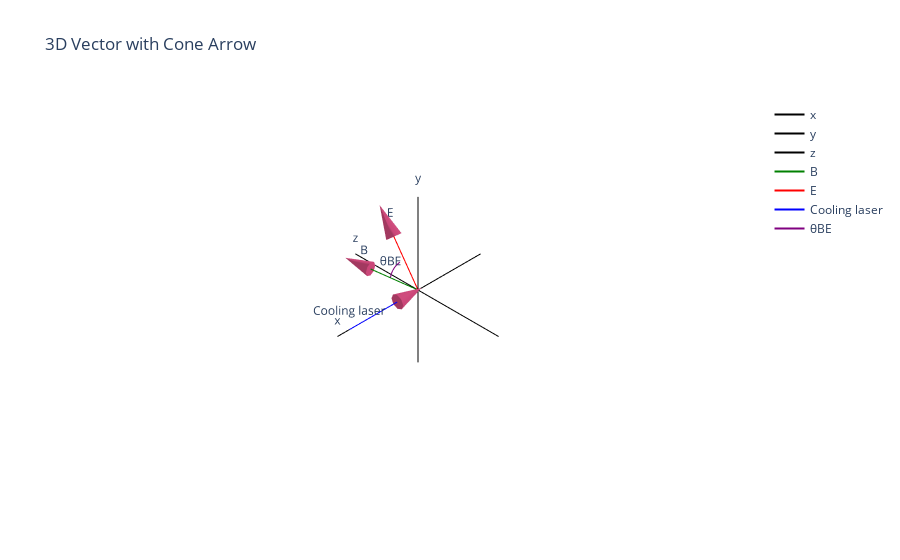

The notebook cell this image was saved under:
### Markdown cell above
We now hope to calculate the actual vector $\hat{B}$ from the curvefit algorithm. The ion_model package contains a PolarVector class which can be used to define a polar vector, along with methods for converting to cartesian coordinates and calculating the angle between two vectors. Polar vector is defined using conventional spherical polar coordinates

<p align="center">
<img src="img/SphericalCoordinates_1201.png" height="300">
</p>

PolarVector's have built in manipulation methods including

- self.update ; args: r, theta, phi ; update the radius, theta and phi of the vector with new values
- self.rotate_theta_by ; args: radians ; change the angle of theta by an angle
- self.rotate_phi_by ; args: radians ; change the angle of phi by an angle
- self.change_mag ; args: length ; change radius by a length
- self.convert_to_cartesian ; None ; Convert polar to cartesian
- self.rotate_about_x ; args: theta ; Rotate vector about x axis
- self.rotate_about_y ; args: theta ; Rotate vector about y axis
- self.rotate_about_z ; args: theta ; Rotate vector about z axis
- self.translate ; args: translate ; Translates vector in cartesian coordinates by a translation vector
- self.flip ; None ; flips the vector (this needs to be characterised)

### Code cell
from ion_model import PolarVector, CartVector
import numpy as np
from plotly_wrapper import VectorPlot
from pprint import pprint

B = PolarVector(1, np.pi/8, np.pi/12)
E = PolarVector(1, np.pi/2, np.arccos(1/np.sqrt(3)))
laser_pointing = PolarVector(1, 0, np.pi/2)


laser_pointing.flip()
laser_pointing.translate(np.array([[0.3, 0.3], [0, 0], [0, 0]]))
vp = VectorPlot()
vp.add_arc_between_vecs(B, E, line={"color": "purple"}, name="θBE", mode="lines+text", text=["θBE"])
vp.add_vector({'B': B, "E": E, "Cooling laser": laser_pointing},
               {"B": {"line": {"color": "green"}, "text": ["", "B"]}, 
                "E": {"line": {"color": "red"}, "text": ["", "E"]},
                "Cooling laser": {"line": {"color": "blue"}, "text": ["Cooling laser", ""]}})

vp.align_vectors_with_experiment()
fig = vp.plot()

fig.show()

### Figure 1 — Plotly figure (JSON) as saved in the notebook; plotly's stock layout.template omitted (floating-point values rounded to 4 significant figures)
{"data": [{"line": {"color": "black"}, "mode": "lines+text", "name": "x", "text": ["", "x"], "type": "scatter3d", "x": [-1.5, 1.5], "y": [0, -1.837e-16], "z": [0, 1.125e-32]}, {"line": {"color": "black"}, "mode": "lines+text", "name": "y", "text": ["", "y"], "type": "scatter3d", "x": [0, 1.837e-16], "y": [-9.185e-17, -9.185e-17], "z": [-1.5, 1.5]}, {"line": {"color": "black"}, "mode": "lines+text", "name": "z", "text": ["", "z"], "type": "scatter3d", "x": [0, 0], "y": [1.5, -1.5], "z": [-9.185e-17, 9.185e-17]}, {"line": {"color": "green"}, "mode": "lines+text", "name": "B", "text": ["", "B"], "type": "scatter3d", "x": [0, 0.2391], "y": [0, -0.9659], "z": [0, 0.09905]}, {"showscale": false, "sizemode": "absolute", "sizeref": 0.5, "type": "cone", "u": [0.2391], "v": [-0.9659], "w": [0.09905], "x": [0.2391, 0], "y": [-0.9659, 0], "z": [0.09905, 0]}, {"line": {"color": "red"}, "mode": "lines+text", "name": "E", "text": ["", "E"], "type": "scatter3d", "x": [0, 5e-17], "y": [0, -0.5774], "z": [0, 0.8165]}, {"showscale": false, "sizemode": "absolute", "sizeref": 0.5, "type": "cone", "u": [5e-17], "v": [-0.5774], "w": [0.8165], "x": [5e-17, 0], "y": [-0.5774, 0], "z": [0.8165, 0]}, {"line": {"color": "blue"}, "mode": "lines+text", "name": "Cooling laser", "text": ["Cooling laser", ""], "type": "scatter3d", "x": [1.3, 0.3], "y": [-6.123e-17, 0], "z": [3.749e-33, 0]}, {"showscale": false, "sizemode": "absolute", "sizeref": 0.5, "type": "cone", "u": [-1], "v": [6.123e-17], "w": [-3.749e-33], "x": [0.3, 1.3], "y": [0, -6.123e-17], "z": [0, 3.749e-33]}, {"line": {"color": "purple"}, "mode": "lines+text", "name": "θBE", "text": ["θBE"], "type": "scatter3d", "x": [0.1182, 0.1168, 0.1153, 0.1139, 0.1124, 0.1109, 0.1094, 0.1079, 0.1063, 0.1047, 0.1031, 0.1015, 0.09986, 0.09821, 0.09654, 0.09484, 0.09313, 0.09141, 0.08966, 0.0879, 0.08613, 0.08433, 0.08252, 0.0807, 0.07886, 0.077, 0.07513, 0.07325, 0.07135, 0.06944, 0.06752, 0.06558, 0.06364, 0.06168, 0.05971, 0.05772, 0.05573, 0.05373, 0.05171, 0.04969, 0.04766, 0.04562, 0.04357, 0.04151, 0.03945, 0.03737, 0.03529, 0.03321, 0.03112, 0.02902], "y": [-0.4825, -0.482, -0.4814, -0.4807, -0.4799, -0.479, -0.478, -0.477, -0.4758, -0.4745, -0.4732, -0.4718, -0.4702, -0.4686, -0.4669, -0.4652, -0.4633, -0.4613, -0.4593, -0.4571, -0.4549, -0.4526, -0.4502, -0.4477, -0.4451, -0.4425, -0.4398, -0.4369, -0.434, -0.4311, -0.428, -0.4248, -0.4216, -0.4183, -0.4149, -0.4115, -0.4079, -0.4043, -0.4006, -0.3968, -0.393, -0.3891, -0.3851, -0.381, -0.3769, -0.3727, -0.3684, -0.364, -0.3596, -0.3551], "z": [0.05626, 0.06299, 0.06971, 0.07641, 0.0831, 0.08977, 0.09643, 0.1031, 0.1097, 0.1163, 0.1228, 0.1294, 0.1359, 0.1424, 0.1489, 0.1553, 0.1617, 0.1681, 0.1744, 0.1807, 0.187, 0.1932, 0.1994, 0.2056, 0.2117, 0.2178, 0.2238, 0.2298, 0.2357, 0.2416, 0.2475, 0.2533, 0.2591, 0.2648, 0.2704, 0.276, 0.2816, 0.2871, 0.2925, 0.2979, 0.3032, 0.3085, 0.3137, 0.3189, 0.324, 0.329, 0.3339, 0.3388, 0.3437, 0.3484]}], "layout": {"scene": {"xaxis": {"visible": false}, "yaxis": {"visible": false}, "zaxis": {"visible": false}}, "title": {"text": "3D Vector with Cone Arrow"}}}
